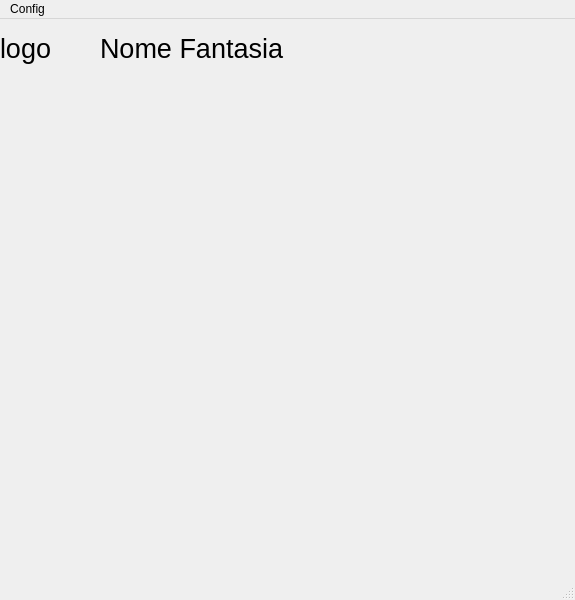
<?xml version="1.0" encoding="UTF-8"?>
<ui version="4.0">
 <class>MainWindow</class>
 <widget class="QMainWindow" name="MainWindow">
  <property name="geometry">
   <rect>
    <x>0</x>
    <y>0</y>
    <width>575</width>
    <height>600</height>
   </rect>
  </property>
  <property name="windowTitle">
   <string>MainWindow</string>
  </property>
  <widget class="QWidget" name="centralwidget">
   <widget class="QLabel" name="logo">
    <property name="geometry">
     <rect>
      <x>0</x>
      <y>0</y>
      <width>91</width>
      <height>59</height>
     </rect>
    </property>
    <property name="minimumSize">
     <size>
      <width>0</width>
      <height>59</height>
     </size>
    </property>
    <property name="font">
     <font>
      <pointsize>20</pointsize>
     </font>
    </property>
    <property name="text">
     <string>logo</string>
    </property>
   </widget>
   <widget class="QLabel" name="nome_fantasia">
    <property name="geometry">
     <rect>
      <x>100</x>
      <y>0</y>
      <width>471</width>
      <height>59</height>
     </rect>
    </property>
    <property name="font">
     <font>
      <pointsize>20</pointsize>
     </font>
    </property>
    <property name="text">
     <string>Nome Fantasia</string>
    </property>
   </widget>
  </widget>
  <widget class="QMenuBar" name="menubar">
   <property name="geometry">
    <rect>
     <x>0</x>
     <y>0</y>
     <width>575</width>
     <height>24</height>
    </rect>
   </property>
   <widget class="QMenu" name="menuConfig">
    <property name="title">
     <string>Config</string>
    </property>
    <property name="icon">
     <iconset theme="Status"/>
    </property>
   </widget>
   <addaction name="menuConfig"/>
  </widget>
  <widget class="QStatusBar" name="statusbar"/>
 </widget>
 <resources/>
 <connections/>
</ui>
